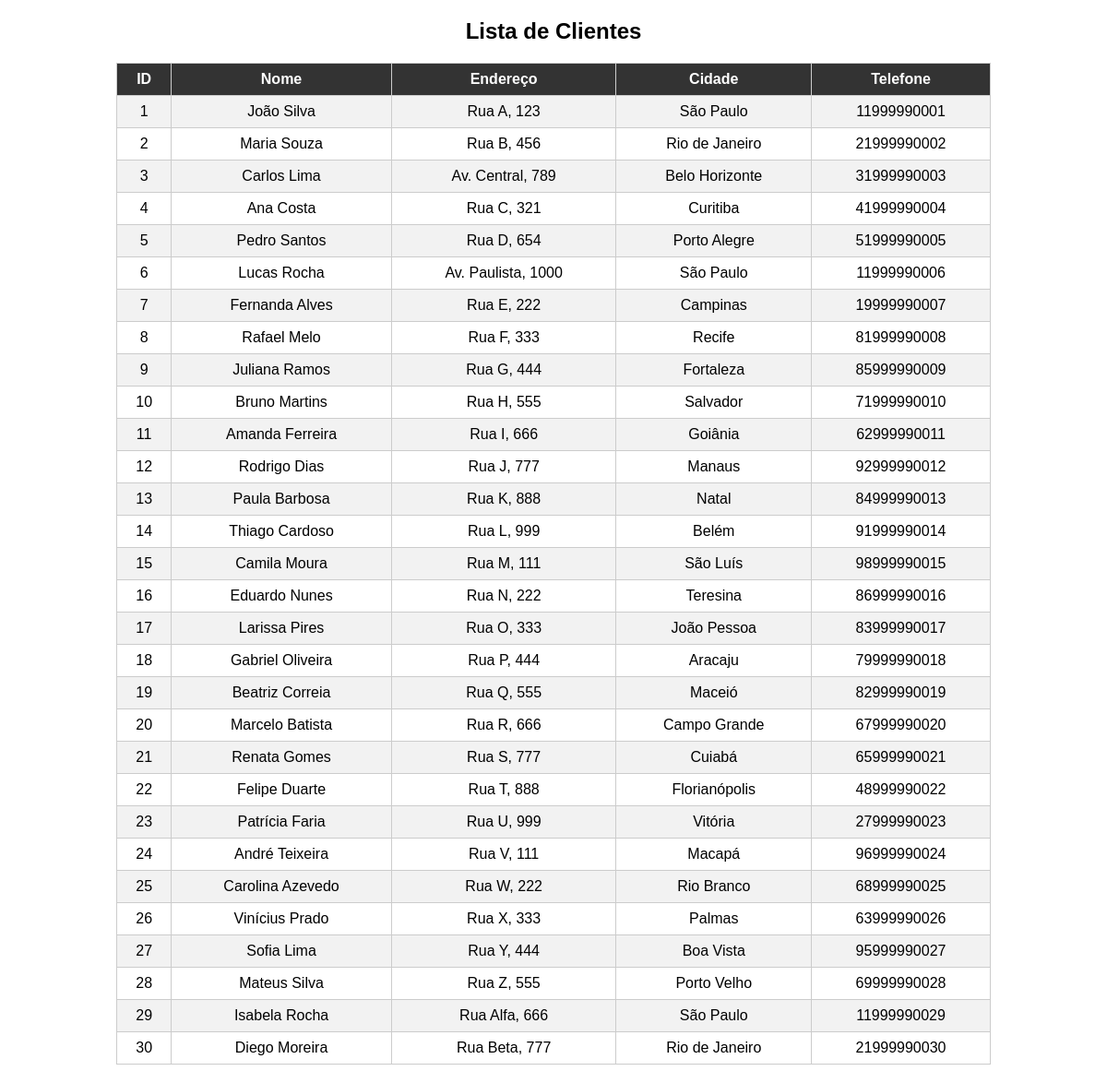
The page /meu_app_php/index.php on the database its author committed.
### tables this page shows
CREATE TABLE IF NOT EXISTS Clientes (
    Id_Cliente INT AUTO_INCREMENT PRIMARY KEY,
    Nome VARCHAR(100) NOT NULL,
    Endereco VARCHAR(150),
    Cidade VARCHAR(100),
    Telefone VARCHAR(20)
);

### meu_app_php/index.php (the view, shortened to what this page needs)
<?php
include 'db.php';
$sql = "SELECT * FROM Clientes";
$result = $conn->query($sql);
?>
<!DOCTYPE html>
<html lang="pt-br">
<head>
</head>
<body>
    <h2 style="text-align:center;">Lista de Clientes</h2>
    <table>
        <tr>
            <th>ID</th><th>Nome</th><th>Endereço</th><th>Cidade</th><th>Telefone</th>
        </tr>
        <?php if($result && $result->num_rows > 0): ?>
            <?php while($row = $result->fetch_assoc()): ?>
                <tr>
                    <td><?= htmlspecialchars($row['Id_Cliente'], ENT_QUOTES, 'UTF-8') ?></td>
                    <td><?= htmlspecialchars($row['Nome'], ENT_QUOTES, 'UTF-8') ?></td>
                    <td><?= htmlspecialchars($row['Endereco'], ENT_QUOTES, 'UTF-8') ?></td>
                    <td><?= htmlspecialchars($row['Cidade'], ENT_QUOTES, 'UTF-8') ?></td>
                    <td><?= htmlspecialchars($row['Telefone'], ENT_QUOTES, 'UTF-8') ?></td>
                </tr>
            <?php endwhile; ?>
        <?php else: ?>
            <tr><td colspan="5">Nenhum cliente encontrado.</td></tr>
        <?php endif; ?>
    </table>
</body>
</html>

### meu_app_php/index.php (style rules this page uses)
body { font-family: Arial, sans-serif; }
table { width: 80%; margin: 20px auto; border-collapse: collapse; }
th, td { border: 1px solid #ccc; padding: 8px; text-align: center; }
th { background: #333; color: white; }
tr:nth-child(even) { background: #f2f2f2; }
tr:nth-child(odd) { background: #fff; }

### rows shown on the page
clientes: Id_Cliente "1", Nome "João Silva", Endereco "Rua A, 123", Cidade "São Paulo", Telefone "11999990001"
clientes: Id_Cliente "2", Nome "Maria Souza", Endereco "Rua B, 456", Cidade "Rio de Janeiro", Telefone "21999990002"
clientes: Id_Cliente "3", Nome "Carlos Lima", Endereco "Av. Central, 789", Cidade "Belo Horizonte", Telefone "31999990003"
clientes: Id_Cliente "4", Nome "Ana Costa", Endereco "Rua C, 321", Cidade "Curitiba", Telefone "41999990004"
clientes: Id_Cliente "5", Nome "Pedro Santos", Endereco "Rua D, 654", Cidade "Porto Alegre", Telefone "51999990005"
clientes: Id_Cliente "6", Nome "Lucas Rocha", Endereco "Av. Paulista, 1000", Cidade "São Paulo", Telefone "11999990006"
clientes: Id_Cliente "7", Nome "Fernanda Alves", Endereco "Rua E, 222", Cidade "Campinas", Telefone "19999990007"
clientes: Id_Cliente "8", Nome "Rafael Melo", Endereco "Rua F, 333", Cidade "Recife", Telefone "81999990008"
clientes: Id_Cliente "9", Nome "Juliana Ramos", Endereco "Rua G, 444", Cidade "Fortaleza", Telefone "85999990009"
clientes: Id_Cliente "10", Nome "Bruno Martins", Endereco "Rua H, 555", Cidade "Salvador", Telefone "71999990010"
clientes: Id_Cliente "11", Nome "Amanda Ferreira", Endereco "Rua I, 666", Cidade "Goiânia", Telefone "62999990011"
clientes: Id_Cliente "12", Nome "Rodrigo Dias", Endereco "Rua J, 777", Cidade "Manaus", Telefone "92999990012"
clientes: Id_Cliente "13", Nome "Paula Barbosa", Endereco "Rua K, 888", Cidade "Natal", Telefone "84999990013"
clientes: Id_Cliente "14", Nome "Thiago Cardoso", Endereco "Rua L, 999", Cidade "Belém", Telefone "91999990014"
clientes: Id_Cliente "15", Nome "Camila Moura", Endereco "Rua M, 111", Cidade "São Luís", Telefone "98999990015"
clientes: Id_Cliente "16", Nome "Eduardo Nunes", Endereco "Rua N, 222", Cidade "Teresina", Telefone "86999990016"
clientes: Id_Cliente "17", Nome "Larissa Pires", Endereco "Rua O, 333", Cidade "João Pessoa", Telefone "83999990017"
clientes: Id_Cliente "18", Nome "Gabriel Oliveira", Endereco "Rua P, 444", Cidade "Aracaju", Telefone "79999990018"
clientes: Id_Cliente "19", Nome "Beatriz Correia", Endereco "Rua Q, 555", Cidade "Maceió", Telefone "82999990019"
clientes: Id_Cliente "20", Nome "Marcelo Batista", Endereco "Rua R, 666", Cidade "Campo Grande", Telefone "67999990020"
clientes: Id_Cliente "21", Nome "Renata Gomes", Endereco "Rua S, 777", Cidade "Cuiabá", Telefone "65999990021"
clientes: Id_Cliente "22", Nome "Felipe Duarte", Endereco "Rua T, 888", Cidade "Florianópolis", Telefone "48999990022"
clientes: Id_Cliente "23", Nome "Patrícia Faria", Endereco "Rua U, 999", Cidade "Vitória", Telefone "27999990023"
clientes: Id_Cliente "24", Nome "André Teixeira", Endereco "Rua V, 111", Cidade "Macapá", Telefone "96999990024"
clientes: Id_Cliente "25", Nome "Carolina Azevedo", Endereco "Rua W, 222", Cidade "Rio Branco", Telefone "68999990025"
clientes: Id_Cliente "26", Nome "Vinícius Prado", Endereco "Rua X, 333", Cidade "Palmas", Telefone "63999990026"
clientes: Id_Cliente "27", Nome "Sofia Lima", Endereco "Rua Y, 444", Cidade "Boa Vista", Telefone "95999990027"
clientes: Id_Cliente "28", Nome "Mateus Silva", Endereco "Rua Z, 555", Cidade "Porto Velho", Telefone "69999990028"
clientes: Id_Cliente "29", Nome "Isabela Rocha", Endereco "Rua Alfa, 666", Cidade "São Paulo", Telefone "11999990029"
clientes: Id_Cliente "30", Nome "Diego Moreira", Endereco "Rua Beta, 777", Cidade "Rio de Janeiro", Telefone "21999990030"
